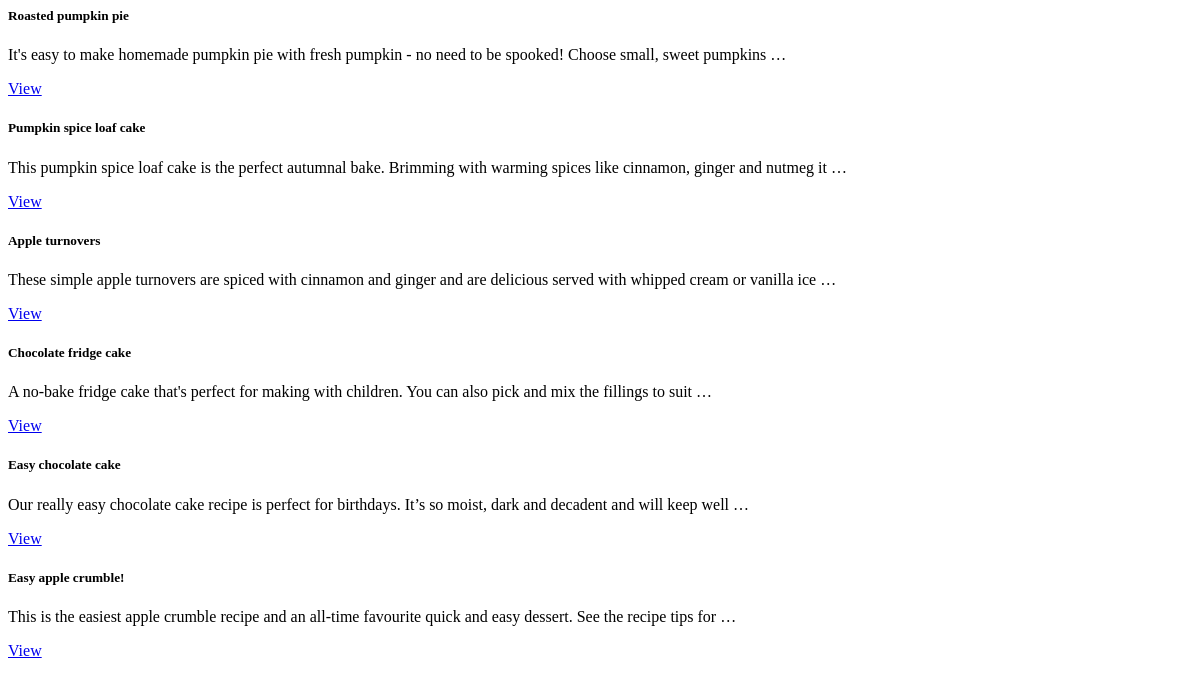
The page /latest-recipes/ on the database as committed earlier.
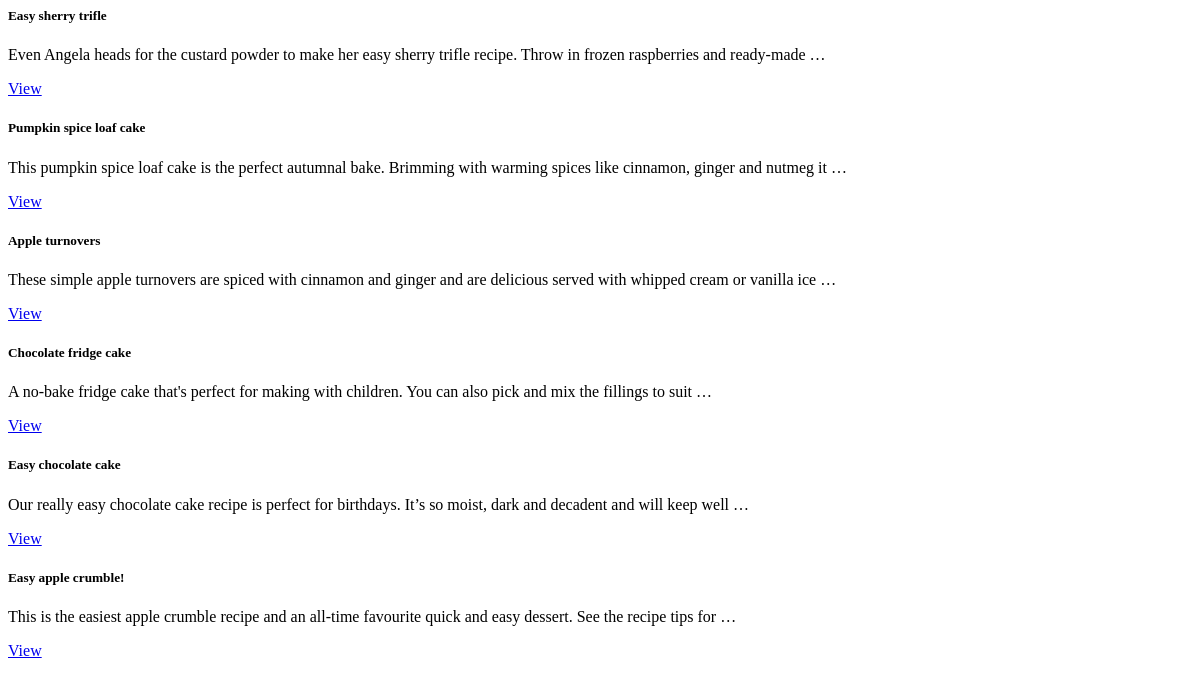
The same page on the database as committed later.
### recipes/models.py (models this page shows, shortened)
class Recipe(models.Model):
    title = models.CharField(max_length=200)
    slug = models.SlugField(unique=True, blank=True)
    author = models.ForeignKey(User, on_delete=models.CASCADE)
    summary = models.CharField(max_length=300, blank=True)
    ingredients = models.TextField()
    steps = models.TextField()
    created_at = models.DateTimeField(auto_now_add=True)
    updated_at = models.DateTimeField(auto_now=True)

### recipes/views.py (the view)
# urls.py: path("latest-recipes/", views.latest_recipes, name="latest_recipes"),
def latest_recipes(request):
    page = int(request.GET.get('page', 1))
    recipes = Recipe.objects.annotate(
        comment_count=Count('comments'),
        like_count=Count('likes')
    ).order_by('-created_at')[(page-1)*10:page*10]
    return render(request, 'recipes/latest_recipes_chunk.html', {'recipes': recipes})

### recipes/templates/recipes/latest_recipes_chunk.html
{% for recipe in recipes %}
  <div class="card mb-3">
    <div class="card-body">
      <h5>{{ recipe.title }}</h5>
      <p>{{ recipe.summary|truncatewords:20 }}</p>
      <a href="{% url 'recipes:recipe_detail' slug=recipe.slug %}" class="btn btn-sm btn-outline-primary">View</a>
    </div>
  </div>
{% endfor %}

Rows that differ between the two databases and show on the page:
removed Recipe: title "Roasted pumpkin pie", summary "It's easy to make homemade pumpkin pie with fresh pumpkin - no need to be spooked! Choose small, sweet pumpkins …"
added Recipe: title "Easy sherry trifle", summary "Even Angela heads for the custard powder to make her easy sherry trifle recipe. Throw in frozen raspberries and ready-made …"
